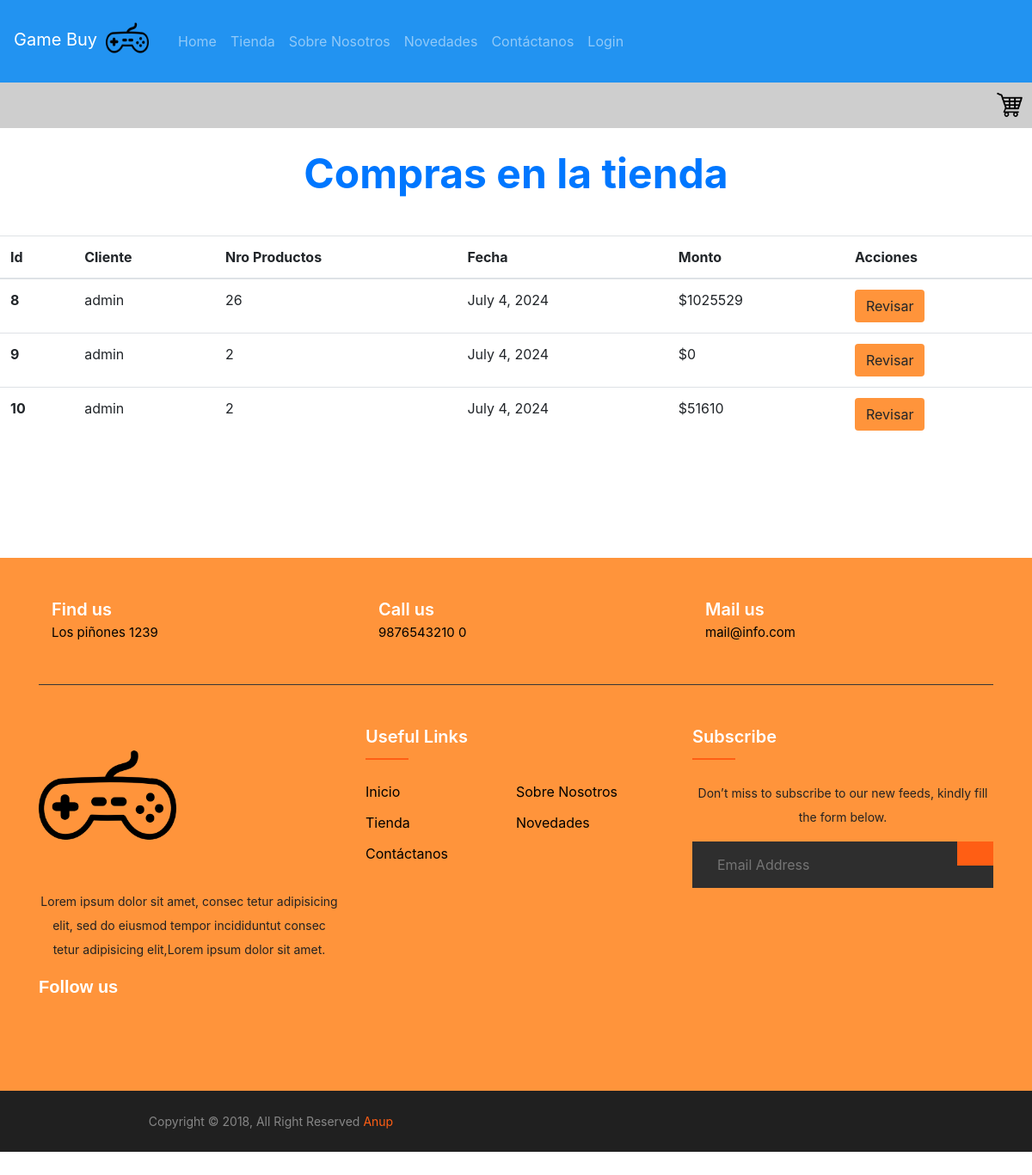
/tienda/crud_b, run on an earlier commit of the app's database.
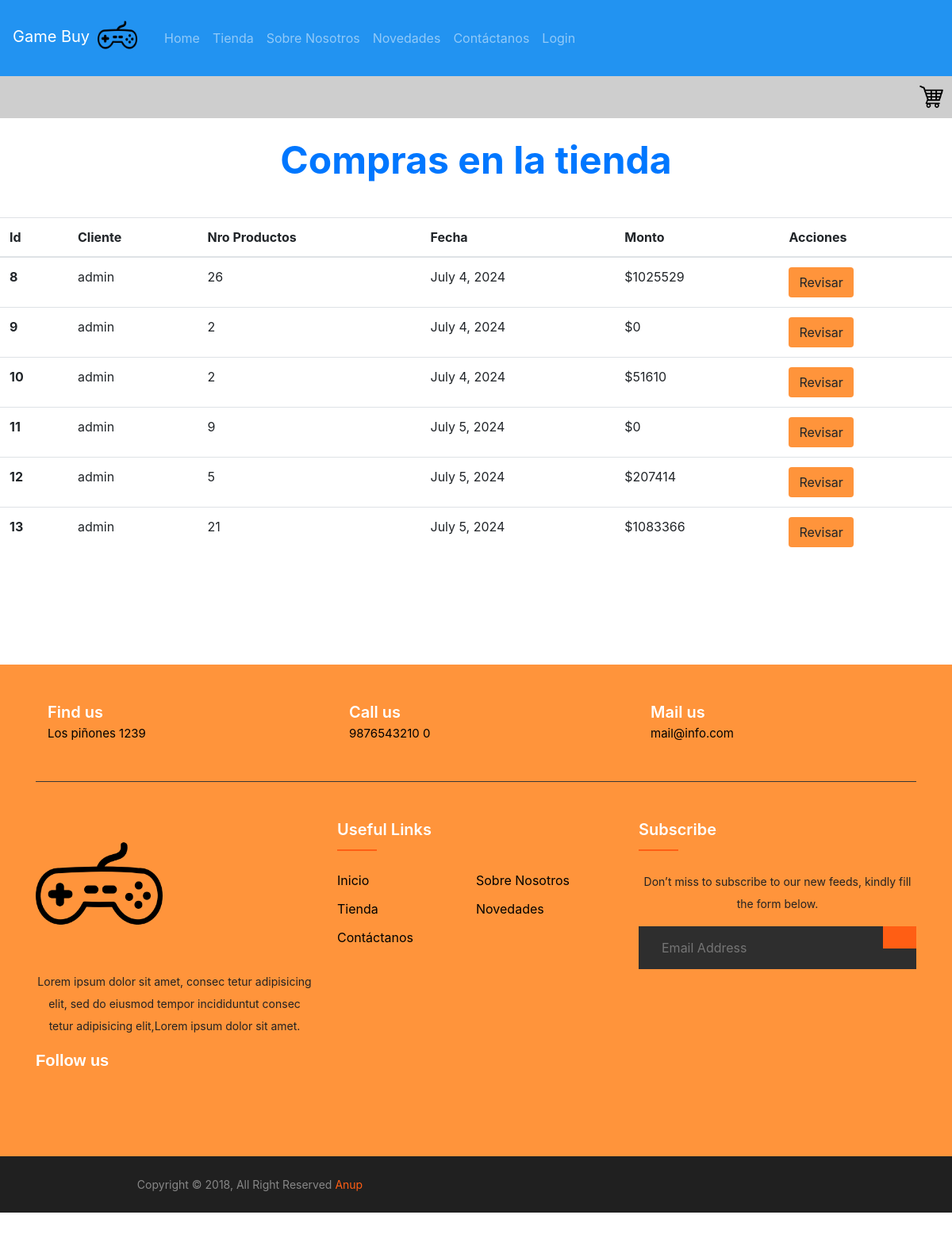
And on a later commit of the database.
### tienda/models.py (models this page shows)
class Pedido(models.Model):
    id= models.AutoField(db_column= 'pedido_id', primary_key= True)
    nro_productos= models.IntegerField()
    f_cliente= models.ForeignKey(Cliente, db_column='cli_FK', on_delete=models.CASCADE)
    envio= models.BooleanField(default= True)
    fecha_compra= models.DateField(null= True)
    current= models.BooleanField(default= True)
    total_precio= models.IntegerField(default= 0)

class Cliente(models.Model):
    user= models.OneToOneField(User, null= True, on_delete=models.CASCADE)
    nombre= models.CharField(max_length= 50)
    primer_apellido= models.CharField(max_length= 50)
    segundo_apellido= models.CharField(max_length= 50)
    direccion= models.CharField(max_length= 60, null= True)
    telefono= models.IntegerField(null=True)

### tienda/views.py (the view)
# urls.py: path("crud_b", views.crud_boleta, name="crud_b"),
def crud_boleta(request):
    if request.method== "POST":
        id_p= request.POST.get("id_boton")
        pedido= Pedido.objects.get(id= id_p)
        cliente= pedido.f_cliente
        context={
            "pedido": pedido,
            "cliente": cliente
        }
        return render(request, "tienda/pedido_det.html", context)
    else:
        pedidos= Pedido.objects.all()
        context={"pedidos": pedidos}
        return render(request, "tienda/crud_boleta.html", context)

### tienda/templates/tienda/crud_boleta.html (shortened to what this page needs)
{% extends 'tienda/base.html' %}
{% load static %}
{% block content %}
<h1 class="my-4">Compras en la tienda</h1>
<div class="table-contenedor">
<table class="table table-hover tabla-crud">
    <thead>
      <tr>
        <th scope="col">Id</th>
        <th scope="col">Cliente</th>
        <th scope="col">Nro Productos</th>
        <th scope="col">Fecha</th>
        <th scope="col">Monto</th>
        <th scope="col">Acciones</th>
      </tr>
    </thead>
    <tbody>
        {% for ped in pedidos %}
            <tr>
                <th scope="row">{{ped.id}}</th>
                <td>{{ped.f_cliente.user.username}}</td>
                <td>{{ped.nro_productos}}</td>
                <td>{{ped.fecha_compra}}</td>
                <td>${{ped.total_precio}}</td>
                <form method="POST">
                    <td><button type="submit" value="{{ped.id}}" name="id_boton" class="btn btn-crud">Revisar</button></td>
                </form>
            </tr>
        {% endfor %}
    </tbody>
  </table>
</div>
{% endblock %}

### tienda/templates/tienda/base.html (shortened to what this page needs)
<!DOCTYPE html>
<html lang="en">
<head>
    {% load static %}
    <link rel="stylesheet" href="https://cdn.jsdelivr.net/npm/bootstrap@4.6.2/dist/css/bootstrap.min.css">
    {% if current == 'carro' %}
    <link rel="stylesheet", href="{% static 'css/cart.css' %}">
    {% else %}
    <link rel="stylesheet" href="{% static 'css/style.css'  %}">
    {% endif%}
</head>
<body>
    <nav class="navbar navbar-expand-lg navbar-dark  navbar-clase">
      <a class="navbar-brand" href="{% url 'home' %}">Game Buy<img src="{% static 'img/logo_1.png' %}" class="logo-img"></a>
      <div class="collapse navbar-collapse" id="navbarNav">
        <ul class="navbar-nav">
            <li class="nav-item  {% if current == 'home' %} active {% endif %}">
                    <a class="nav-link" href="{% url 'home' %}">Home <span class="sr-only">(current)</span></a>
            </li>
            <li class="nav-item {% if current == 'tienda' %} active {% endif %}">
                <a class="nav-link" href="{% url 'tienda' %}">Tienda</a>
            </li>
            <li class="nav-item {% if current == 'about' %} active {% endif %}">
                <a class="nav-link" href="{% url 'about' %}">Sobre Nosotros</a>
            </li>
            <li class="nav-item {% if current == 'novedades' %} active {% endif %}">
                <a class="nav-link" href="{% url 'novedades' %}">Novedades</a>
            </li>
            <li class="nav-item {% if current == 'contacto' %} active {% endif %}">
                <a class="nav-link" href="{% url 'contactar' %}">Contáctanos</a>
            </li>
          {% if user.is_authenticated %}
            <li class="nav-item  {% if current == 'login' %} active {% endif %}dropdown">
                <a class="nav-link dropdown-toggle"  data-toggle="dropdown" aria-haspopup="true" aria-expanded="false">
                    {{user.username}} </a>
                <div class="dropdown-menu" aria-labelledby="navbarDropdownMenuLink">
                    <a class="dropdown-item" href="{% url 'perfil' %}">Ver Perfil</a>
                    <a class="dropdown-item" href="{% url 'logout_t' %}">Cerrar Sesión</a>
                </div>
            </li>
          {% else %}
            <li>
                <a class="nav-link {% if current == 'login' %}active{% endif %}" href="{% url 'login_t' %}">Login</a>
            </li>
          {% endif %}
        </ul>
      </div>
    </nav>
    {% if current != 'login' and current != 'carro' %}
        <div class="linea-carro">
            <a href="{% url 'cart' %}"><img src="{% static 'img/carrito.png' %}"></a>
        </div>
    {% endif %}
    {% block content %} {% endblock %}
<footer class="footer-section ">
    <div class="container">
        <div class="footer-cta pt-5 pb-5">
            <div class="row">
                <div class="col-xl-4 col-md-4 mb-30">
                    <div class="single-cta">
                        <div class="cta-text">
                            <h4>Find us</h4>
                            <span>Los piñones 1239</span>
                        </div>
                    </div>
                </div>
                <div class="col-xl-4 col-md-4 mb-30">
                    <div class="single-cta">
                        <div class="cta-text">
                            <h4>Call us</h4>
                            <span>9876543210 0</span>
                        </div>
                    </div>
                </div>
                <div class="col-xl-4 col-md-4 mb-30">
                    <div class="single-cta">
                        <div class="cta-text">
                            <h4>Mail us</h4>
                            <span>mail@info.com</span>
                        </div>
                    </div>
                </div>
            </div>
        </div>
        <div class="footer-content pt-5 pb-5">
            <div class="row">
                <div class="col-xl-4 col-lg-4 mb-50">
                    <div class="footer-widget">
                        <div class="footer-logo">
                            <a href="index.html"><img src="{% static 'img/logo_1.png' %}" class="img-fluid" alt="logo"></a>
                        </div>
                        <div class="footer-text">
                            <p>Lorem ipsum dolor sit amet, consec tetur adipisicing elit, sed do eiusmod tempor incididuntut consec tetur adipisicing
                            elit,Lorem ipsum dolor sit amet.</p>
                        </div>
                        <div class="footer-social-icon">
                            <span>Follow us</span>
                        </div>
                    </div>
                </div>
                <div class="col-xl-4 col-lg-4 col-md-6 mb-30">
                    <div class="footer-widget">
                        <div class="footer-widget-heading">
                            <h3>Useful Links</h3>
                        </div>
                        <ul>
                            <li><a href="{% url 'home' %}">Inicio</a></li>
                            <li><a href="{% url 'about' %}">Sobre Nosotros</a></li>
                            <li><a href="{% url 'tienda' %}">Tienda</a></li>
                            <li><a href="{% url 'novedades' %}">Novedades</a></li>
                            <li><a href="{% url 'contactar' %}">Contáctanos</a></li>
                        </ul>
                    </div>
                </div>
                <div class="col-xl-4 col-lg-4 col-md-6 mb-50">
                    <div class="footer-widget">
                        <div class="footer-widget-heading">
                            <h3>Subscribe</h3>
                        </div>
                        <div class="footer-text mb-25">
                            <p>Don’t miss to subscribe to our new feeds, kindly fill the form below.</p>
                        </div>
                        <div class="subscribe-form">
                            <form action="#">
                                <input type="text" placeholder="Email Address">
                                <button></button>
                            </form>
                        </div>
                    </div>
                </div>
            </div>
        </div>
    </div>
    <div class="copyright-area">
        <div class="container">
            <div class="row">
                <div class="col-xl-6 col-lg-6 text-center text-lg-left">
                    <div class="copyright-text">
                        <p>Copyright &copy; 2018, All Right Reserved <a href="https://codepen.io/anupkumar92/">Anup</a></p>
                    </div>
                </div>
                <div class="col-xl-6 col-lg-6 d-none d-lg-block text-right">
                </div>
            </div>
        </div>
    </div>
</footer>
</body>
</html>

### tienda/static/css/style.css (style rules this page uses)
h1 { font-size: 3em; font-weight: bold; text-align: center; color: rgb(0, 119, 255); }
p { text-align: center; margin: 0; }
html, body { overflow-x: hidden; padding: 0px; margin: 0px; border: 0px; height: 100vh; width: 100vw; box-sizing: border-box; }
.btn-crud { background-color: #FF943B; }
.table-contenedor { display: flex; justify-content: center; }
.tabla-crud { margin-top: 20px; width: 1200px; }
.linea-carro { display: flex; background-color: #CECECE; justify-content: end; }
.linea-carro img { width: 2.5rem; height: 2.5rem; left: 100%; margin: 0.4rem }
.navbar-clase { margin-bottom: 0px; background-color: #2293F1; }
.logo-img { padding: 4px 10px 12px 10px; height: 70px; width: 70px; }
ul { margin: 0px; padding: 0px; }
.footer-section { background: #FF943B; position: relative; margin-top: 10%; }
.footer-cta { border-bottom: 1px solid #373636; }
.cta-text { padding-left: 15px; display: inline-block; }
.cta-text h4 { color: #fff; font-size: 20px; font-weight: 600; margin-bottom: 2px; }
.cta-text span { color: black; font-size: 15px; }
.footer-content { position: relative; z-index: 2; }
.footer-logo { margin-bottom: 30px; }
.footer-logo img { max-width: 200px; width: 10rem; }
.footer-text p { margin-bottom: 14px; font-size: 14px; color:#242222; line-height: 28px; }
.footer-social-icon span { color: #fff; display: block; font-size: 20px; font-weight: 700; font-family: 'Poppins', sans-serif; margin-bottom: 20px; }
.footer-widget-heading h3 { color: #fff; font-size: 20px; font-weight: 600; margin-bottom: 40px; position: relative; }
.footer-widget-heading h3::before { content: ""; position: absolute; left: 0; bottom: -15px; height: 2px; width: 50px; background: #ff5e14; }
.footer-widget ul li { display: inline-block; float: left; width: 50%; margin-bottom: 12px; }
.footer-widget ul li a { color: black; text-transform: capitalize; }
.subscribe-form { position: relative; overflow: hidden; }
.subscribe-form input { width: 100%; padding: 14px 28px; background: #2E2E2E; border: 1px solid #2E2E2E; color: #fff; }
.subscribe-form button { position: absolute; right: 0; background: #ff5e14; padding: 13px 20px; border: 1px solid #ff5e14; top: 0; }
.copyright-area { background: #202020; padding: 25px 0; }
.copyright-text p { margin: 0; font-size: 14px; color: #878787; }
.copyright-text p a { color: #ff5e14; }

What changed in the data, as far as the page shows it:
added Pedido: id "11", f_cliente.user.username "admin", nro_productos "9", fecha_compra "July 5, 2024", total_precio "0"
added Pedido: id "12", f_cliente.user.username "admin", nro_productos "5", fecha_compra "July 5, 2024", total_precio "207414"
added Pedido: id "13", f_cliente.user.username "admin", nro_productos "21", fecha_compra "July 5, 2024", total_precio "1083366"
